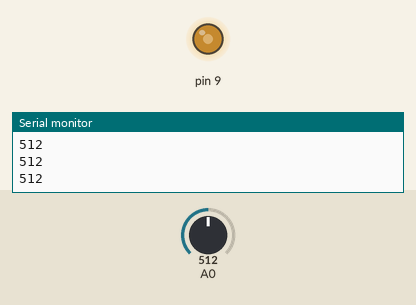
The sketch below on a simulated Arduino Uno, built with avr-gcc and run on an emulated ATmega328P. On the bench: output pins drawn as LEDs (lit = HIGH), the last lines printed to the serial monitor. The test bench sets the inputs (shaded band); at power-on: A0 = 512.

Above: at 1.2 s.
1.3 s: A0 set to 716
At 2.3 s:
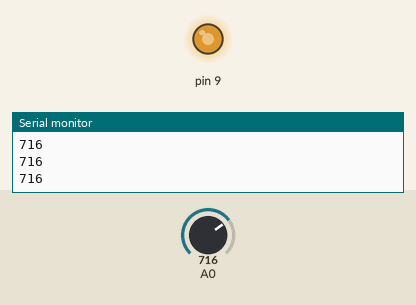
2.8 s: A0 set to 900
At 3.6 s:
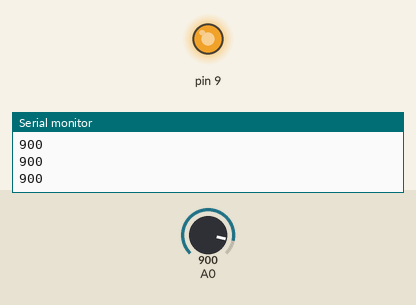
4.3 s: A0 set to 122
At 4.9 s:
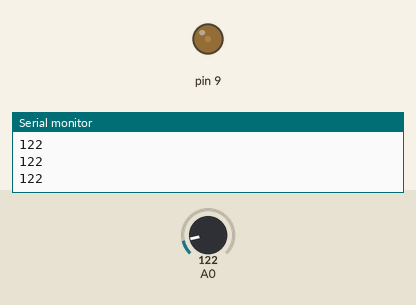
5.8 s: A0 set to 0
At 6.3 s:
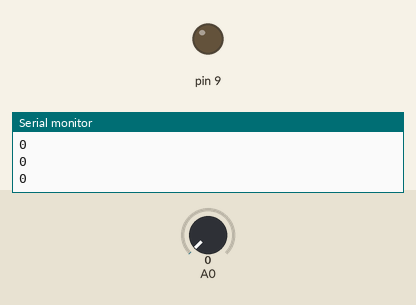
7.3 s: A0 set to 511
At 8.7 s:
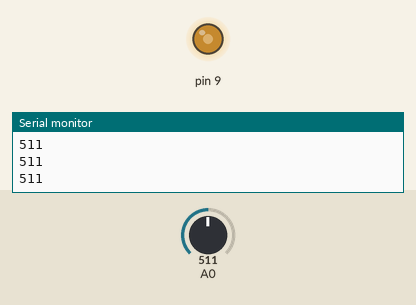
Timing chart, 0 to 9.8 s (numbered marks = the images above; inputs shaded):
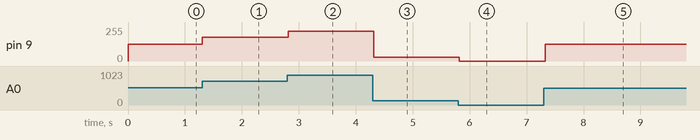

Measured:
- after the input at 1.3 s, pin 9: 127/255 → 178/255 at once
- after the input at 2.8 s, pin 9: 178/255 → 224/255 at once
- after the input at 4.3 s, pin 9: 224/255 → 30/255 at once
- after the input at 5.8 s, pin 9: 30/255 → 0/255 at once
- after the input at 7.3 s, pin 9: 0/255 → 127/255 at once

The sketch:

sensoresAnalogico.ino
```cpp
// variável para ler o valor do sensor de luz
int valorSensor = 0;

void setup()
{
  // definir pino A0 como entrada
  pinMode(A0, INPUT);
  // iniciar monitor serial para ver o valor lido
  Serial.begin(9600);

  // definir pino do LED
  pinMode(9, OUTPUT);
}

void loop()
{
  // ler o valor registrado pelo sensor
  valorSensor = analogRead(A0);
  // exibir no monitor serial o valor obtido
  Serial.println(valorSensor);
  // mapear o valor do sensor (0-1023) para a intensidade o LED (0-255)
  analogWrite(9, map(valorSensor, 0, 1023, 0, 255));
  // esperar 100 milisegundos
  delay(100);
}
```
